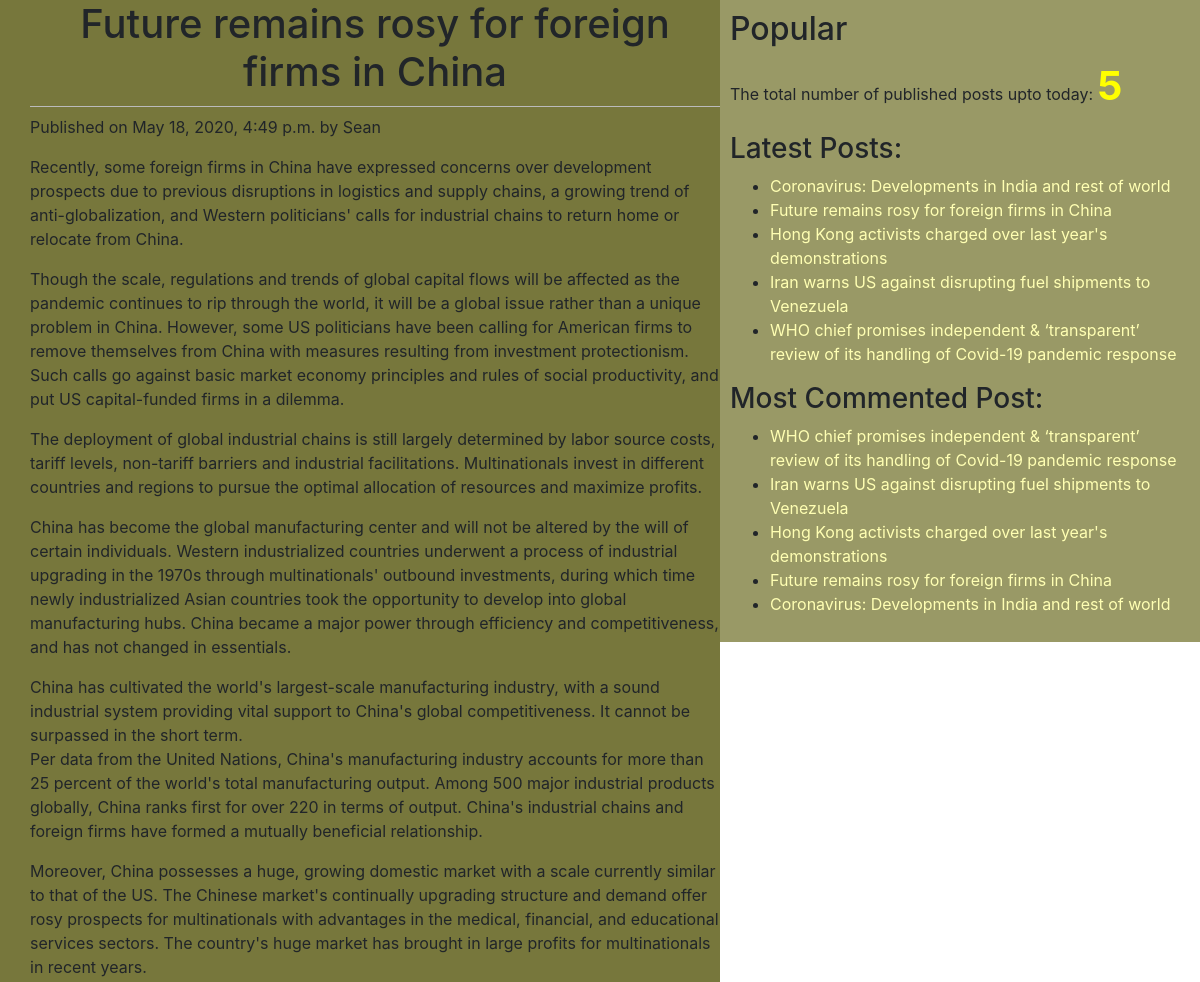
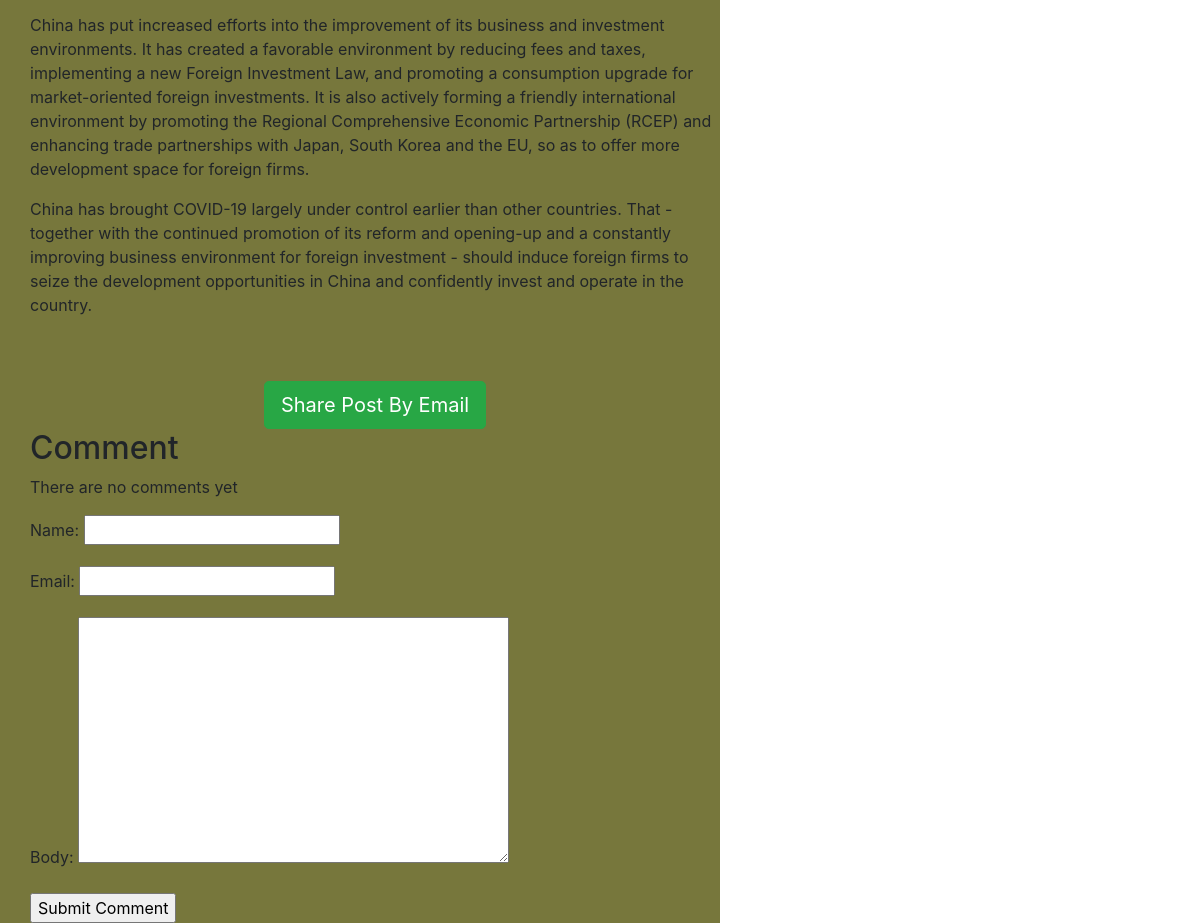
The page /2020/05/18/future-remains-rosy-foreign-firms-china/ on the database its author committed (2 pictures, top to bottom).
### blog/models.py (models this page shows, shortened)
class Post(models.Model):
    STATUS_CHOICES=(('draft','Draft'),('published','Published'))
    title=models.CharField(max_length=256)
    slug=models.SlugField(max_length=264,unique_for_date='publish')
    author=models.ForeignKey(User,related_name='blog_posts',on_delete=models.PROTECT)
    body=models.TextField()
    publish=models.DateTimeField(default=timezone.now)
    created=models.DateTimeField(auto_now_add=True)
    updated=models.DateTimeField(auto_now=True)
    status=models.CharField(max_length=10,choices=STATUS_CHOICES, default='draft')
    objects=CustomManager()
    tags=TaggableManager()
    class Meta:
        ordering=('-publish',)
    def get_absolute_url(self):
        return reverse ('post_detail',args=[self.publish.year,self.publish.strftime('%m'),self.publish.strftime('%d'),self.slug])

### blog/views.py (the view)
# urls.py: re_path('(?P<year>\d{4})/(?P<month>\d{2})/(?P<day>\d{2})/(?P<post>[-\w]+)/$',views.post_detail_view,name='post_detail'),
def post_detail_view(request,year,month,day,post):
    post=get_object_or_404(Post,slug=post,status='published',publish__year=int(year),publish__month=int(month),publish__day=int(day))
    comments=post.comment.filter(active=True)
    csubmit=False
    if request.method=="POST":
        form = CommentForm(request.POST)
        if form.is_valid():
            new_comment=form.save(commit=False)
            new_comment.post=post
            new_comment.save()
            csubmit=True
    else:
        form=CommentForm()
    return render(request,'blog/post_detail.html',{'post':post,'form':form,'csubmit':csubmit,'comments':comments})

### blog/forms.py
class CommentForm(forms.ModelForm):
    class Meta:
        model=Comment
        fields=('name','email','body')

### blog/models.py (called while the page is built)
    def get_queryset(self):
        return super().get_queryset().filter(status='published')

### blog/templatetags/blog_tags.py (called while the page is built)
@register.simple_tag
def total_posts():
    return Post.objects.count()

@register.inclusion_tag('blog/latest_post123.html')
def show_latest_posts(count=3):
    latest_posts=Post.objects.order_by('-publish')[:count]
    return {'latest_posts':latest_posts}

@register.simple_tag
def get_most_commented_posts(count=10):
    return Post.objects.annotate(total_comments=Count('comment')).order_by('-total_comments')[:count]

### templates/blog/post_detail.html (shortened to what this page needs)
{%extends 'blog/base.html'%}
{%block content%}
  <h1>{{post.title}}</h1>
  <p id='date'> Published on {{post.publish}} by {{post.author|title}}</p>
  {{post.body|linebreaks}}<br><br>
  <div class="container" align='center'>
    <a href="/{{post.id}}/share" class="btn btn-lg btn-success" target='_blank'> Share Post By Email</a>
  </div>
  {%with commnets.count as comments_count%}
    <h2>{{comments_count}} Comment{{comments_count|pluralize}}</h2>
    {%endwith%}
    {%if comments%}
      {%for comment in comments%}
        <p id='ch'>Comment {{forloop.counter}} by {{comment.name}} on {{comment.created}}</p>
        <div class="cb">{{comment.body|linebreaks}}</div>
      {%endfor%}
      {%else%}
        <p>There are no comments yet</p>
    {%endif%}
    {%if csubmit%}
      <h2>Your Comments are added successfully </h2>
      {%else%}
        <form method="post">
          {{form.as_p}}
          <input type="submit" value="Submit Comment">
    {%endif%}
        </form>
{%endblock%}

### templates/blog/base.html (shortened to what this page needs)
<!DOCTYPE html>
{%load staticfiles%}
{%load blog_tags%}
<html lang="en" dir="ltr">
  <head>
    <link rel="stylesheet" href="https://stackpath.bootstrapcdn.com/bootstrap/4.4.1/css/bootstrap.min.css">
    <link rel="stylesheet" href="{%static 'css/blog1.css'%}">
  </head>
  <body>
    <div class="content">
      {%block content%}{%endblock%}
    </div>
      <div class="sidebar">
        <h2>Popular</h2>
        <p>The total number of published posts upto today: <span id='pcount'>{%total_posts%}</span> </p>
        <h3>Latest Posts: </h3> {%show_latest_posts 100%}
        <h3>Most Commented Post:</h3>
        {%get_most_commented_posts as most_commented_posts%}
        <ul>
          {%for post in most_commented_posts%}
          <li> <a href="{{post.get_absolute_url}}">{{post.title}}</a> </li>
          {%endfor%}
        </ul>
      </div>
  </body>
</html>

### templates/blog/latest_post123.html
<ul>
  {%for post in latest_posts%}
  <li><a href="{{post.get_absolute_url}}">{{post.title}}</a></li>
  {%endfor%}
</ul>

### static/css/blog1.css (style rules this page uses)
.content { width:60%; float:left; padding:0 0 0 30px; background:#77773c; height:100; }
.sidebar { width:40%; float:right; padding:10px; background:#999966; height:100%; }
h1 { text-align:center; border-bottom: 1px solid #bbb; padding-bottom: 10px; }
a { color:white; }
a { color:#ffffb3; }
#pcount { font-size: 40px; color: yellow; font-weight: bold; }

### rows shown on the page
Post: title "Future remains rosy for foreign firms in China", publish "May 18, 2020, 4:49 p.m.", author "Sean", body "Recently, some foreign firms in China have expressed concerns over development prospects due to previous disruptions in logistics and supply chains, a growing trend of anti-globalization, and Western politicians' calls for industrial chains to return home or relocate from China. Though the scale, regulations and trends of global capital flows will be affected as the pandemic continues to rip through the world, it will be a global issue rather than a unique problem in China. However, some US politicians have been calling for American firms to remove themselves from China with measures resulting from investment protectionism. Such calls go against basic market economy principles and rules of…"
Post: title "Coronavirus: Developments in India and rest of world"
Post: title "Hong Kong activists charged over last year's demonstrations"
Post: title "Iran warns US against disrupting fuel shipments to Venezuela"
Post: title "WHO chief promises independent & ‘transparent’ review of its handling of Covid-19 pandemic response"
